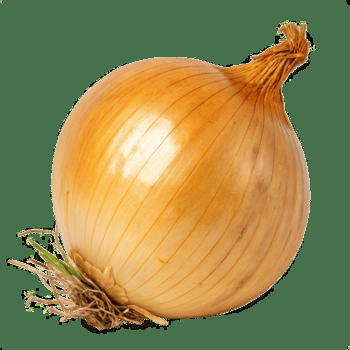
#> input picture Imagen_de_la_cebolla/imagen_cebolla.png, 350 x 350 px, found by its file name
$ python reconocedor_esquinas.py
#> lines starting #> are read from the running program, lines starting #| are printed output that depends on the picture; after the words box and inside, x2 and y2 are one past the last pixel; in counts of white or black regions, pixels touching at a corner belong together
import cv2
import numpy as np

def cargar_imagen(url_path):
    img = cv2.imread(url_path)
    return img

def ensenyar_imagen(imagen):
    cv2.imshow('Image', imagen)


def reescalar_imagen(imagen_a_modificar, ancho, alto):
    imagen_modificada = cv2.resize(imagen_a_modificar,(0, 0), fx = float(ancho), fy = float(alto)) # fx = ancho fy = altura
    return imagen_modificada

def convertir_imagen_a_gris(imagen_a_modificar):
    imagen_a_modificar = cv2.cvtColor(imagen_a_modificar, cv2.COLOR_BGR2GRAY)
    return imagen_a_modificar


def reconocer_esquina(imagen, maxNumerodeesquinas, minCalidadEsquinas, distancia_minima_entre_esquinas):
    esquinas = cv2.goodFeaturesToTrack(imagen, maxNumerodeesquinas, minCalidadEsquinas, float(distancia_minima_entre_esquinas)) #distancia euceldiana Raiz(x^2+y^2) x= x2-x1 y=y2-y1
    esquinas = esquinas.astype(np.int32)
    return esquinas #me va a devolver un array donde estan la posicion de las esquinas

def dibujar_circulos_en_las_esquinas(num_esquinas, imagen, radio, color, relleno):
    for num_esquinas in num_esquinas:
        #x = num_esquinas[0]
        #y = num_esquinas[1]
        x,y = num_esquinas.ravel() #[[1, 2], [2, 1] -< [1, 2, 2, 1]
        cv2.circle(imagen, (x, y), radio, color, relleno )
    return imagen

def cerrar_la_figura_acotada_por_los_circulos(imagen, num_esquinas):
    for i in range(len(num_esquinas)):
        for j in range(i + 1, len(num_esquinas)):
            esquina_1 = tuple(num_esquinas[i][0])
            esquina_2 = tuple(num_esquinas[j][0])
            color = tuple(map(lambda x: int(x), np.random.randint(0, 255, size = 3)))
            cv2.line(imagen, esquina_1, esquina_2, color, 1)
    return imagen

def main():
    cebolla = cargar_imagen("VCO\opencv_funciones\Imagen_de_la_cebolla\imagen_cebolla.png")
#> in cargar_imagen, img is the input picture: shape (350, 350, 3); mean B, G, R 78.1, 133.7, 144.2
    cebolla = reescalar_imagen(cebolla, 0.75, 0.75)
#> in reescalar_imagen, `imagen_modificada = cv2.resize(imagen_a_modificar,(0, 0), fx = float(a..`:
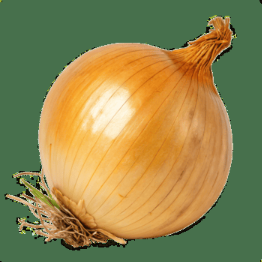
#> imagen_modificada: shape (262, 262, 3); mean B, G, R 78.1, 133.7, 144.4
    cebolla = convertir_imagen_a_gris(cebolla)
#> in convertir_imagen_a_gris, `imagen_a_modificar = cv2.cvtColor(imagen_a_modificar, cv2.COLOR_BGR2GR..`:
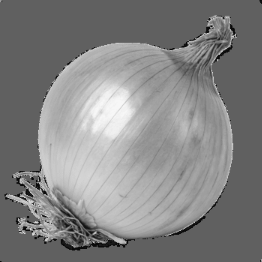
#> imagen_a_modificar: shape (262, 262); min 10, max 247, mean 130.8

    #para reconcer esquinas hay que convertir la imagen a escala de grises
    num_esquinas = reconocer_esquina(cebolla, 100, 0.01, 10)
#> in reconocer_esquina, `esquinas = cv2.goodFeaturesToTrack(imagen, maxNumerodeesquinas, minCal..`: esquinas = 99 rows, first 8: [125, 242], [45, 240], [19, 196], [37, 222], [27, 228], [209, 19], [233, 34], [207, 31]
#> in reconocer_esquina, `esquinas = esquinas.astype(np.int32)`: esquinas = contour of 99 points, box (x1, y1, x2, y2) (5, 2, 261, 260), area 49024
#> num_esquinas has the same summary as esquinas in reconocer_esquina
    print(num_esquinas)
#> (printed output is left out)

    cebolla = dibujar_circulos_en_las_esquinas(num_esquinas, cebolla, 5, (255, 0, 0), -1)
#> the loop in dibujar_circulos_en_las_esquinas, `for num_esquinas in num_esquinas:` made 99 passes
#> (x, y) on passes 1 to 12: (125, 242), (45, 240), (19, 196), (37, 222), (27, 228), (209, 19), (233, 34), (207, 31), (5, 196), (217, 59), (20, 182), (39, 188)
#> after the loop in dibujar_circulos_en_las_esquinas, `for num_esquinas in num_esquinas:`:
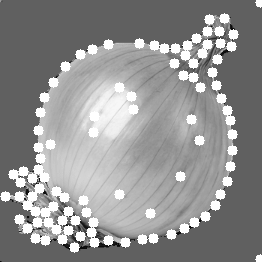
#> imagen: shape (262, 262); 11.57% of pixels changed, all inside (x1, y1, x2, y2) = (0, 0, 262, 262)
    cebolla = cerrar_la_figura_acotada_por_los_circulos(cebolla, num_esquinas)
#> the loop in cerrar_la_figura_acotada_por_los_circulos, `for i in range(len(num_esquinas)):` made 99 passes
#> after the loop in cerrar_la_figura_acotada_por_los_circulos, `for i in range(len(num_esquinas)):`:
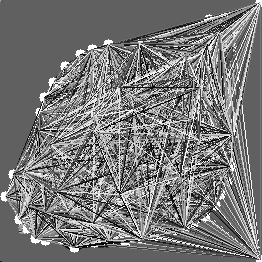
#> imagen: shape (262, 262); min 0, max 255, mean 119.4
    ensenyar_imagen(cebolla)
    cv2.waitKey(0)
    cv2.destroyAllWindows()

main()
